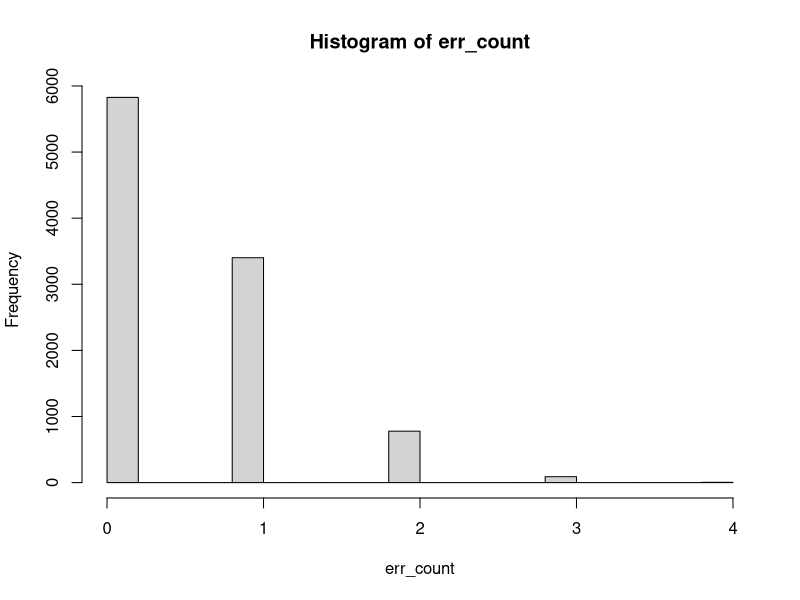
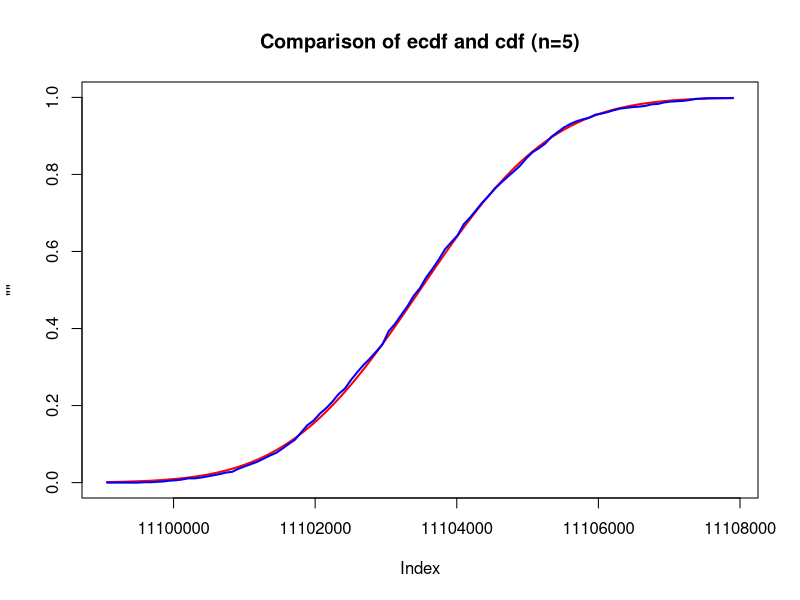
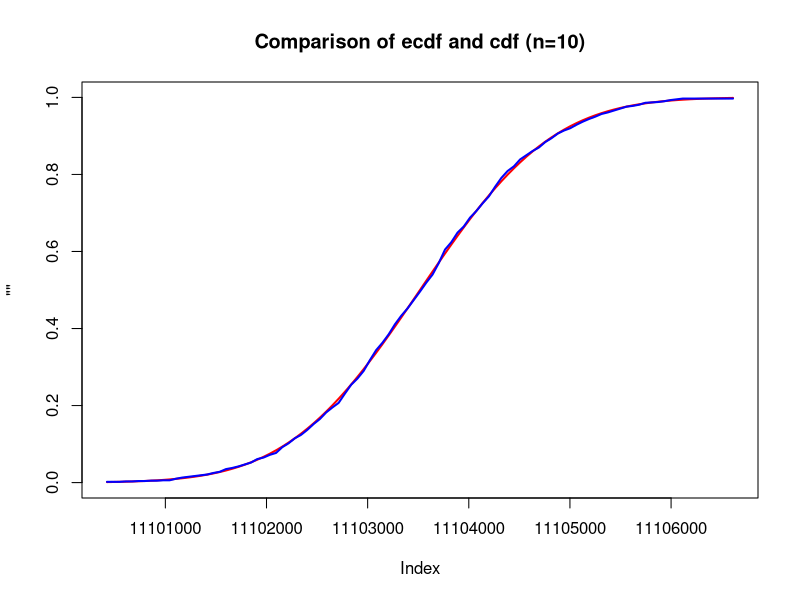
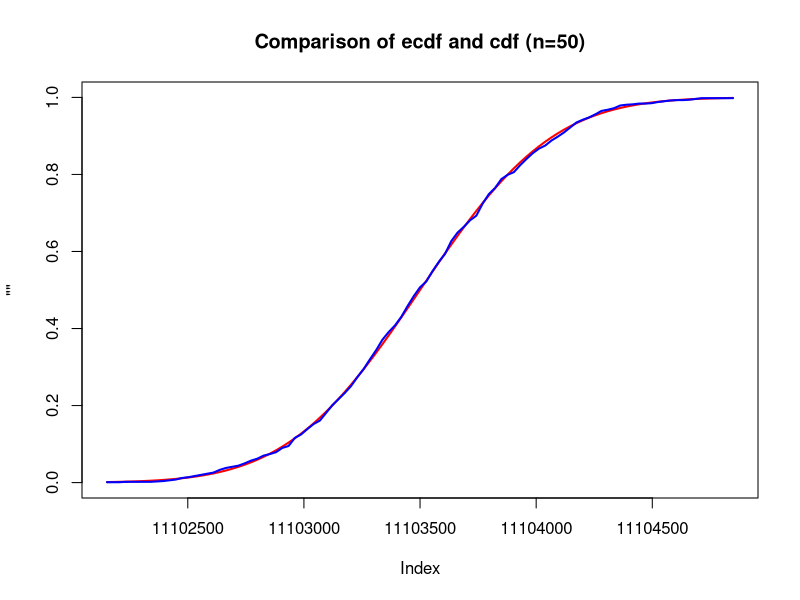
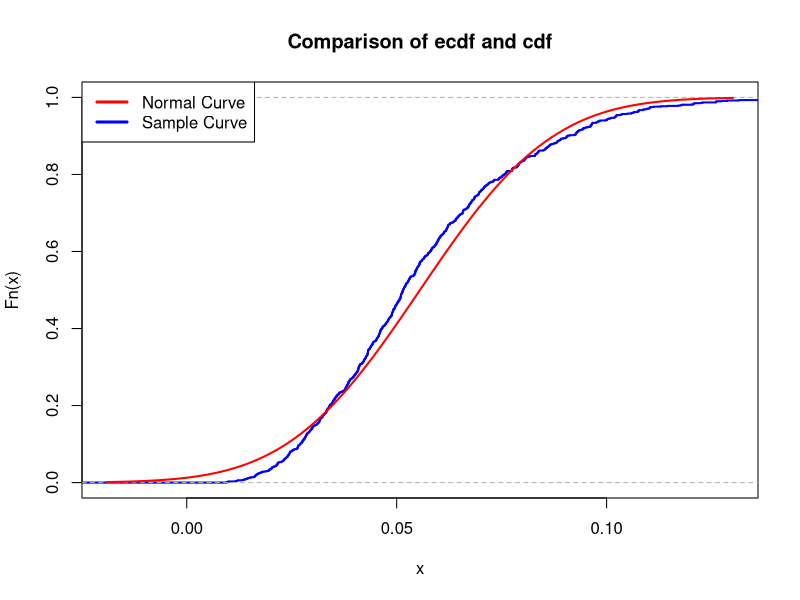

These charts were generated, in order, by the following R code:
## ---- chunk 1
id <- 8

set.seed(id)
p <- id/100

G <- matrix(c(1, 1, 1, 0, 0, 0, 0,
		1, 0, 0, 1, 1, 0, 0,
		0, 1, 0, 1, 0, 1, 0,
		1, 1, 0, 1, 0, 0, 1), nrow = 4, byrow = TRUE)
H <- t(matrix(c(1, 0, 1, 0, 1, 0, 1,
		0, 1, 1, 0, 0, 1, 1,
		0, 0, 0, 1, 1, 1, 1), nrow = 3, byrow = TRUE))
## ---- chunk 2
num_messages = 5

simulate <- function(){
  
  # generate N messages
  message_generator <- function(N) {
    matrix(sample(c(0,1), 4*N, replace = TRUE), nrow = N)
  }  
  messages <- message_generator(num_messages)
  codewords <- (messages %*% G) %% 2
  
  # generate errors
  errors_generator <- function(N){
    matrix(sample(c(0,1), 7*N, replace = TRUE, prob = c(1-p, p)), nrow = N)
  }
  
  errors <- errors_generator(num_messages)
  received <- (codewords + errors) %% 2
  
  ZZ = (received%*%H) %%2
  
  # get wrong bits indices in transmitted message as integers
  wrong <- strtoi(apply(ZZ, 1, function(row) paste(row, collapse = "")), base = 2) + 1
  
  decoded <- received
  for (i in seq(1:nrow(decoded))){
    if(wrong[i] < 8){
      decoded[i, wrong[i]] <- xor(decoded[i, wrong[i]], 1) 
    }
  }
  decoded_messages = decoded[, c(3,5,6,7)]      # data bits
  comparisons <- decoded_messages == messages
  
  errors_count_vector = vector(length = num_messages)
  errors_count = 0
  i = 0
  c = 0
  err_c_temp = 0
  num_correct = 0
  
  # count number of errors, build errors_count_vector, count number of correctly transmitted messages
  for(cmp in comparisons){
    if(c%%4 == 0){
      errors_count_vector[i] = err_c_temp
      i=i+1
      errors_count = errors_count + err_c_temp
      if(err_c_temp == 0)
        num_correct = num_correct+1
      err_c_temp = 0
    }
    if(cmp == FALSE){
      err_c_temp = err_c_temp+1
    }
    c=c+1
  }
  prob_of_correct = num_correct/num_messages
  
  return(list(prob_of_correct, errors_count_vector))
}

simulate()

## ---- chunk 3
num_messages = 100
num_sims = 100

init_sim_res = simulate()
mean_prob <- init_sim_res[[1]]
err_count <- init_sim_res[[2]]

for (i in 1:num_sims-1) {
  sim_res   <- simulate()
  mean_prob <- (mean_prob + sim_res[[1]]) / 2
  err_count <- c(err_count, sim_res[[2]])
}
print(mean_prob)
hist(err_count, xlim=c(0, 4), freq=T)
## ---- chunk 4
N <- 100
std_dev <- sd(err_count == 0)
std_err <- sqrt(N)
eps <- qnorm(0.975, 0, 1) * std_dev / std_err
cat("For N =", N, "epsilon =", eps, "\n")

N_ <- round((std_dev * qnorm(0.975, 0, 1) / eps) ** 2, 0)
cat("N =", N_, "guarantees that epsilon <= 0.03\n")
## ---- chunk 5
T = 30.1 * 365.25 * 24 * 3600
lambda = log10(2)/T

id = 8

m = (id) * 1e-6
Na = 6e23
M = 137         # Atomic mass of Cesium-137, obviously
N = (m/M) * Na

mu <- N * lambda
K <- 1e3
n <- 5
sample_means <- colMeans(matrix(rpois(n*K, lambda = mu), nrow=n))
## ---- chunk 6
mu1 <- mean(sample_means)
sigma <- sqrt(mean((sample_means - mu1)^2))
## ---- chunk 7
compute4n <- function(n, mu, sample_means){
    xlims <- c(mu-3*sigma,mu+3*sigma)
    Fs <- ecdf(sample_means)
    plot("", 
        xlim = xlims, 
        ylim = c(0,1),
        col = "blue",
        lwd = 2,
        main = paste("Comparison of ecdf and cdf (n=", n, ")", sep=""))
    curve(pnorm(x, mean = mu, sd = sigma), col = "red", lwd = 2, add = TRUE)
    curve(Fs, col = "blue", lwd = 2, add = TRUE)
    
    t <- seq(from = mu - 3*sigma, to = mu + 3*sigma, by = mu / 200)
    max(abs(Fs(t) - pnorm(t, mean = mu, sd = sigma)))
}
compute4n(n, mu1, sample_means)
## ---- chunk 8
# repeat the experiment for n = 10
n = 10
sample_means <- colMeans(matrix(rpois(n*K, lambda = mu), nrow=n))
mu2 <- mean(sample_means)
sigma <- sqrt(mean((sample_means - mu2)^2))
compute4n(10, mu2, sample_means)

# repeat the experiment for n = 50
n = 50
sample_means <- colMeans(matrix(rpois(n*K, lambda = mu), nrow=n))
mu3 <- mean(sample_means)
sigma <- sqrt(mean((sample_means - mu3)^2))
compute4n(50, mu3, sample_means)
## ---- chunk 9
max_value = 8e8

l = 0
r = 1000

m = 0
res_m = 0

defaultW <- getOption("warn")   # Turn off warnings
options(warn = -1)

# reduce window till size 0.00001 trying to find closest n
while(r-l > 0.00001){
  m = (l+r)/2
  sample_sum = colSums(matrix(rpois(m*K, lambda = mu), nrow=m))
  Ps_temp <- ecdf(sample_sum)(max_value)
  if(Ps_temp > 0.95){
    l = m
    Ps = Ps_temp
    res_m = m
  }
  else if(Ps_temp < 0.95){
    r = m
  }
  cat("  n =", m, " with P =", Ps_temp, "\n")    # print step-by-step interim results
}
options(warn = defaultW)    # Turn warnings back on

cat("Least n =", res_m, " with P =", Ps, "\n")

## ---- chunk 10
Ex <- mean(colMeans(matrix(rpois(n*K, lambda = mu), nrow=n)))
n1 <- 0.95 * max_value / Ex
cat("Markov:   ", n1, "\n")

n2 <- (log(0.95) + max_value) / Ex
cat("Chernoff: ", n2, "\n")

sample_m <- colMeans(matrix(rpois(n*K, lambda = mu), nrow=n))
std_dev <- sd(sample_m)
sqrt_d <- sqrt((1.6 * std_dev)^2 + 4 * max_value * Ex)
n3 <- ((-1.6 * std_dev + sqrt_d) / (2 * Ex))^2
cat("CTL:      ", n3, "\n")
## ---- chunk 11
nu1 <- 1/(10+id)
K <- 1e3
n <- 5
sample_means <- colMeans(matrix(rexp(n*K, rate = 1/nu1), nrow=n))
## ---- chunk 12
mu <- nu1      # change this!
sigma <- sqrt(((1/(id+10))^2)/n)    # change this!
## ---- chunk 13
xlims <- c(mu-3*sigma,mu+3*sigma)
Fs <- ecdf(sample_means)
plot(Fs, 
     xlim = xlims, 
     col = "blue",
     lwd = 2,
     main = "Comparison of ecdf and cdf")
curve(pnorm(x, mean = mu, sd = sigma), col = "red", lwd = 2, add = TRUE)
legend("topleft", legend = c("Normal Curve", "Sample Curve"), lwd = 3, col = c("red", "blue"))
## ---- chunk 14
t <- vector("numeric",   length = n)
max(abs(Fs(t) - pnorm(t, mean = mu, sd = sigma)))
## ---- chunk 15
n <- 100
N <- 4.63
nu1 <- (nu1*(1/N))
s <- colSums(matrix(rexp(n*K, rate = 1/nu1), nrow=n))
print(s)
print(mean(s))
greter_1 = which(s > 1)
print(length(greter_1))
prob = length(greter_1)/(length(s))
print(prob)
